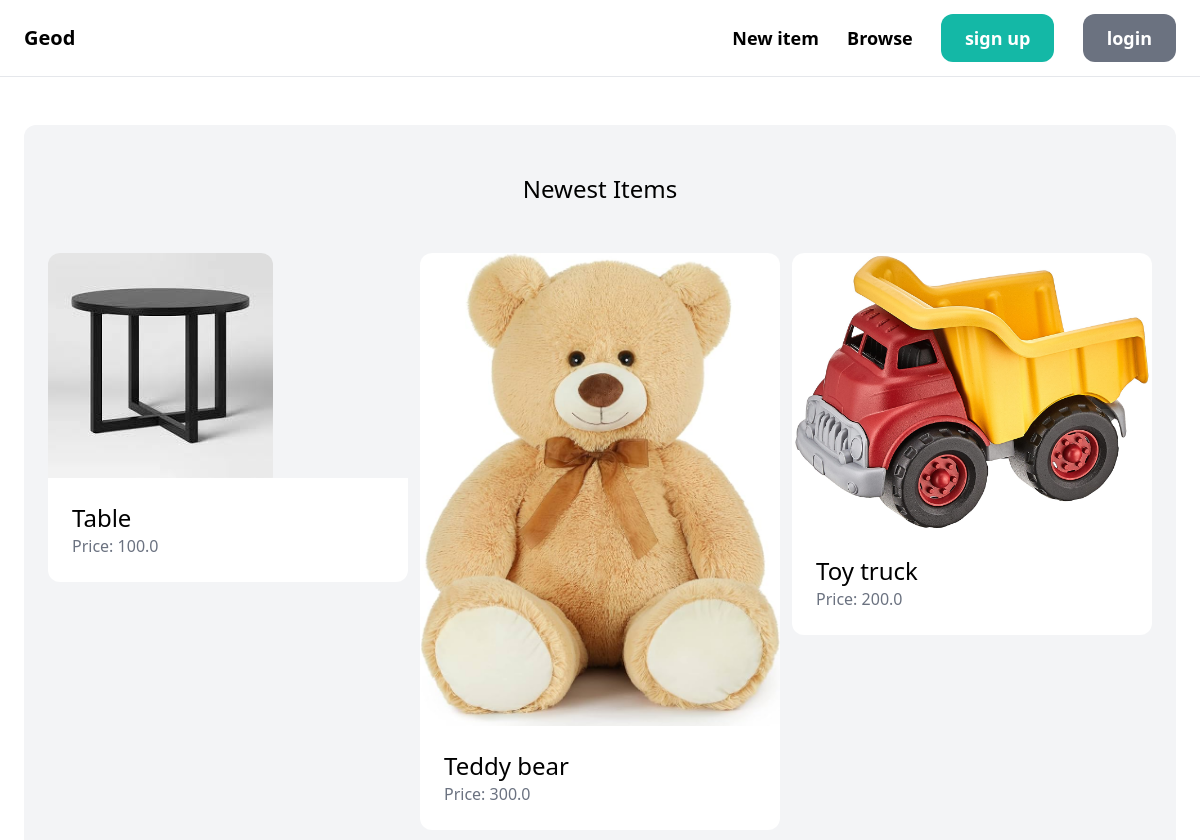
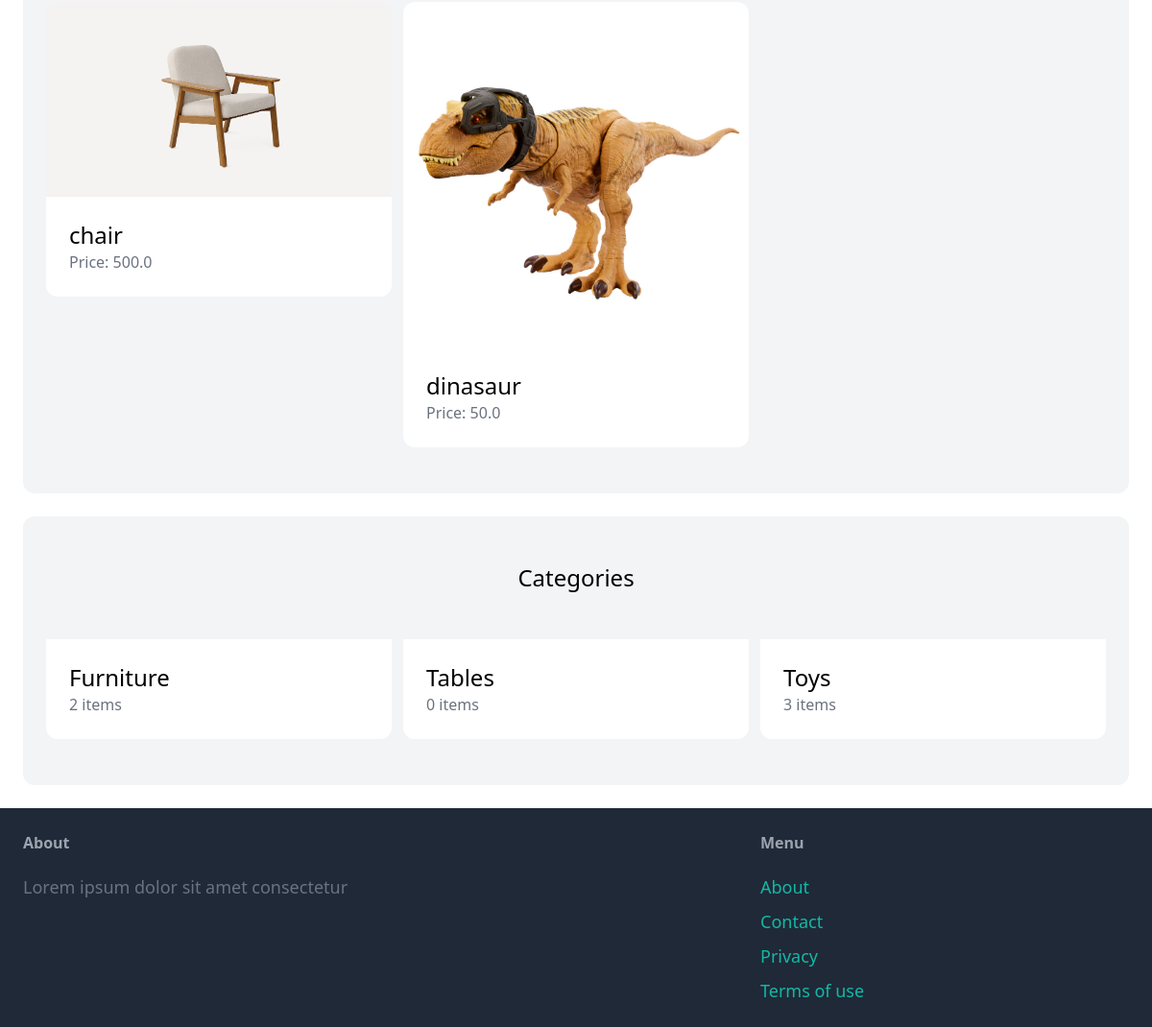
Before: / with the older database file (2 pictures, top to bottom).
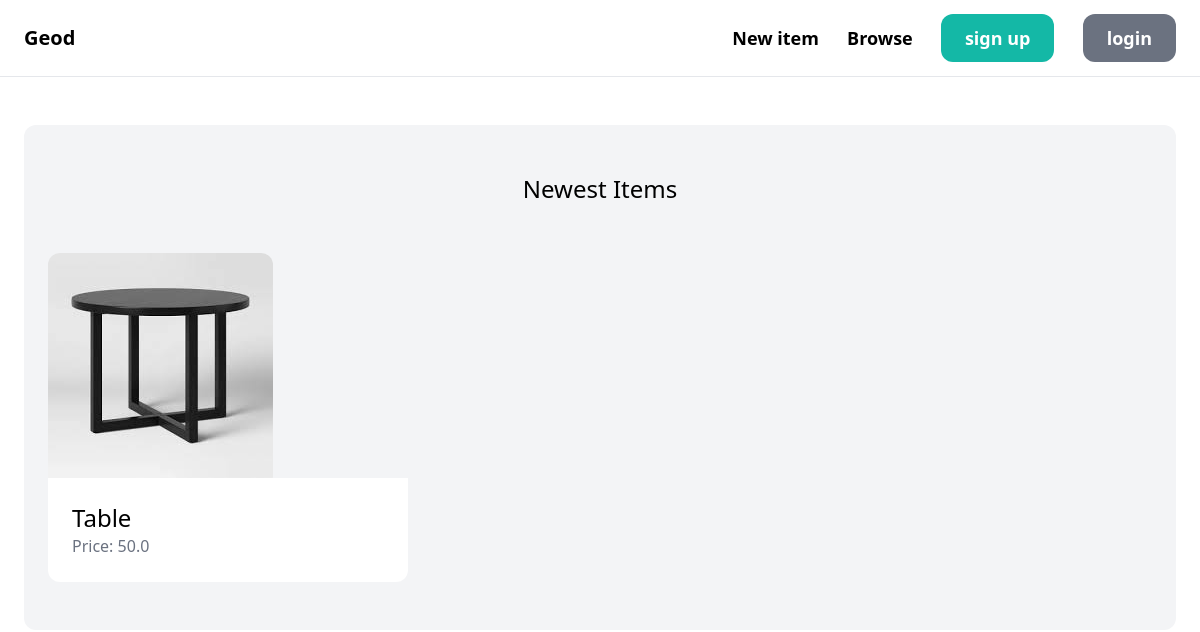
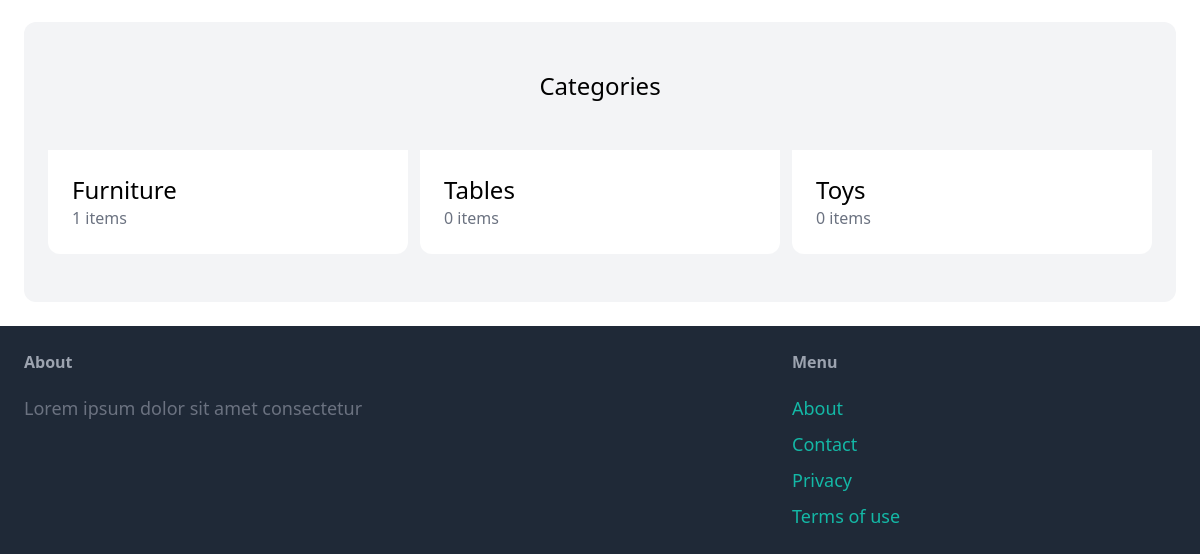
After: the same page with the newer database file (2 pictures, top to bottom).
### item/models.py (models this page shows, shortened)
class Item(models.Model):
    category = models.ForeignKey(
        Category, related_name='items', on_delete=models.CASCADE)
    name = models.CharField(max_length=255)
    description = models.TextField(blank=True, null=True)
    price = models.FloatField()
    image = models.ImageField(upload_to="item_images", blank=True, null=True)
    is_sold = models.BooleanField(default=False)
    created_at = models.DateTimeField(auto_now_add=True)
    created_by = models.ForeignKey(
        User, related_name='items', on_delete=models.CASCADE)
    class Meta:
        ordering = ('name',)
        verbose_name_plural = "Items"

class Category(models.Model):
    name = models.CharField(max_length=255)
    class Meta:
        ordering = ('name',)
        verbose_name_plural = "Categories"

### core/views.py (the view)
# urls.py: path('', views.index, name="index"),
def index(request):
    items = Item.objects.filter(is_sold=False)[0:6]
    categories = Category.objects.all()
    return render(request, 'core/index.html', {
        'categories': categories,
        'items': items
    })

### core/templates/core/index.html (shortened to what this page needs)
{% extends 'core/base.html' %}
{% block content %}
    <div class="mt-6 px-6 py-12 bg-gray-100 rounded-xl">
        <h2 class="mb-12 text-2xl text-center">Newest Items</h2>
        <div class="grid grid-cols-3 gap-3">
            {% for item in items %}
                <div>
                    <a href="{% url 'item:detail' item.id %}">
                        <div>
                            <img src="{{ item.image.url }}" class=rounded-t-xl>
                        </div>
                        <div class="p-6 bg-white rounded-b-xl">
                            <h2 class="text-2xl">{{ item.name }}</h2>
                            <p class="text-gray-500">Price: {{ item.price }} </p>
                        </div>
                    </a>
                </div>
            {% endfor %}
        </div>
    </div>
    <div class="mt-6 px-6 py-12 bg-gray-100 rounded-xl">
        <h2 class="mb-12 text-2xl text-center">Categories</h2>
        <div class="grid grid-cols-3 gap-3">
            {% for category in categories %}
            <div>
                <a href=""#>
                    <div class="p-6 bg-white rounded-b-xl">
                        <h2 class="text-2xl">{{ category.name }}</h2>
                        <p class="text-gray-500">{{ category.items.count }} items</p>
                    </div>
                </a>
            </div>
            {% endfor%}
        </div>
    </div>
{% endblock %}

### core/templates/core/base.html (shortened to what this page needs)
<!Doctype html>
<html lang="en">
    <head>
        <script src="https://cdn.tailwindcss.com"></script>
    </head>
<body>
    <nav class="px-6 py-6 flex justify-between items-center border-b border-grey-200">
        <a href="/" class="text-xl font-semibold">Geod</a>
        <div class="space-x-6">
            <a href="{% url 'item:new' %}" class="text-lg font-semibold hover:text-gray-500">New item</a>
            <a href="#" class="text-lg font-semibold hover:text-gray-500">Browse</a>
            {% if request.user.is_authenticated %}
                <a href="#" class="px-6 py-3 text-lg font-semibold bg-teal-500 text-white rounded-xl hover:bg-teal-700">Inbox</a>
                <a href="{% url 'dashboard:index' %}" class="px-6 py-3 text-lg font-semibold bg-gray-500 text-white rounded-xl hover:bg-gray-700">Dashboard</a>
            {% else %}
                <a href="{% url 'core:signup' %}" class="px-6 py-3 text-lg font-semibold bg-teal-500 text-white rounded-xl hover:bg-teal-700">sign up</a>
                <a href="{% url 'core:login' %}" class="px-6 py-3 text-lg font-semibold bg-gray-500 text-white rounded-xl hover:bg-gray-700">login</a>
            {% endif %}
        </div>
    </nav>
    <div class="px-6 py-6">
        {% block content %}
        {% endblock %}
    </div>
    <footer class="px-6 py-6 flex justify-between bg-gray-800">
        <div class="w-2/3 pr-10">
            <h3 class="mb-5 font-semibold text-gray-400">About</h3>
            <p class="text-lg text-gray-500">Lorem ipsum dolor sit amet consectetur</p>
        </div>
        <div class="w-1/3">
            <h3 class="mb-5 font-semibold text-gray-400">Menu</h3>
            <ul class="space-y-2 ">
                <li><a href="#" class="text-lg text-teal-500 hover:text-teal-700">About</a></li>
                <li><a href="{% url 'core:contact' %}" class="text-lg text-teal-500 hover:text-teal-700">Contact</a></li>
                <li><a href="#" class="text-lg text-teal-500 hover:text-teal-700">Privacy</a></li>
                <li><a href="#" class="text-lg text-teal-500 hover:text-teal-700">Terms of use</a></li>
            </ul>
        </div>
    </footer>
</body>
</html>

Changed rows visible on the page:
removed Item: image (picture), name "Teddy bear", price "300.0"
removed Item: image (picture), name "Toy truck", price "200.0"
removed Item: image (picture), name "chair", price "500.0"
removed Item: image (picture), name "dinasaur", price "50.0"
changed Item "Table": price "100.0" → "50.0"
computed for Category "Furniture": items.count "2" → "1"
computed for Category "Toys": items.count "3" → "0"
